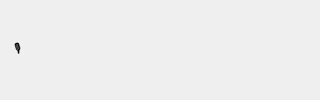
<?xml version="1.0" encoding="UTF-8"?>
<ui version="4.0">
 <class>VoiceOverlay</class>
 <widget class="QWidget" name="VoiceOverlay">
  <property name="windowTitle"><string>TalkInput</string></property>
  <property name="minimumSize"><size><width>320</width><height>72</height></size></property>
  <layout class="QVBoxLayout" name="mainLayout">
   <property name="leftMargin"><number>0</number></property><property name="topMargin"><number>0</number></property><property name="rightMargin"><number>0</number></property><property name="bottomMargin"><number>0</number></property>
   <item><widget class="QWidget" name="voiceOverlayContainer"><layout class="QHBoxLayout" name="layout"><property name="leftMargin"><number>14</number></property><property name="topMargin"><number>6</number></property><property name="rightMargin"><number>8</number></property><property name="bottomMargin"><number>6</number></property><property name="spacing"><number>4</number></property><item><widget class="QLabel" name="modeLabel"><property name="text"><string>🎙</string></property></widget></item><item><widget class="ScrollTextDisplay" name="scrollText" native="true"/></item></layout></widget></item>
  </layout>
 </widget>
 <customwidgets><customwidget><class>ScrollTextDisplay</class><extends>QWidget</extends><header>scroll_text_display.h</header></customwidget></customwidgets>
 <resources/><connections/>
</ui>
